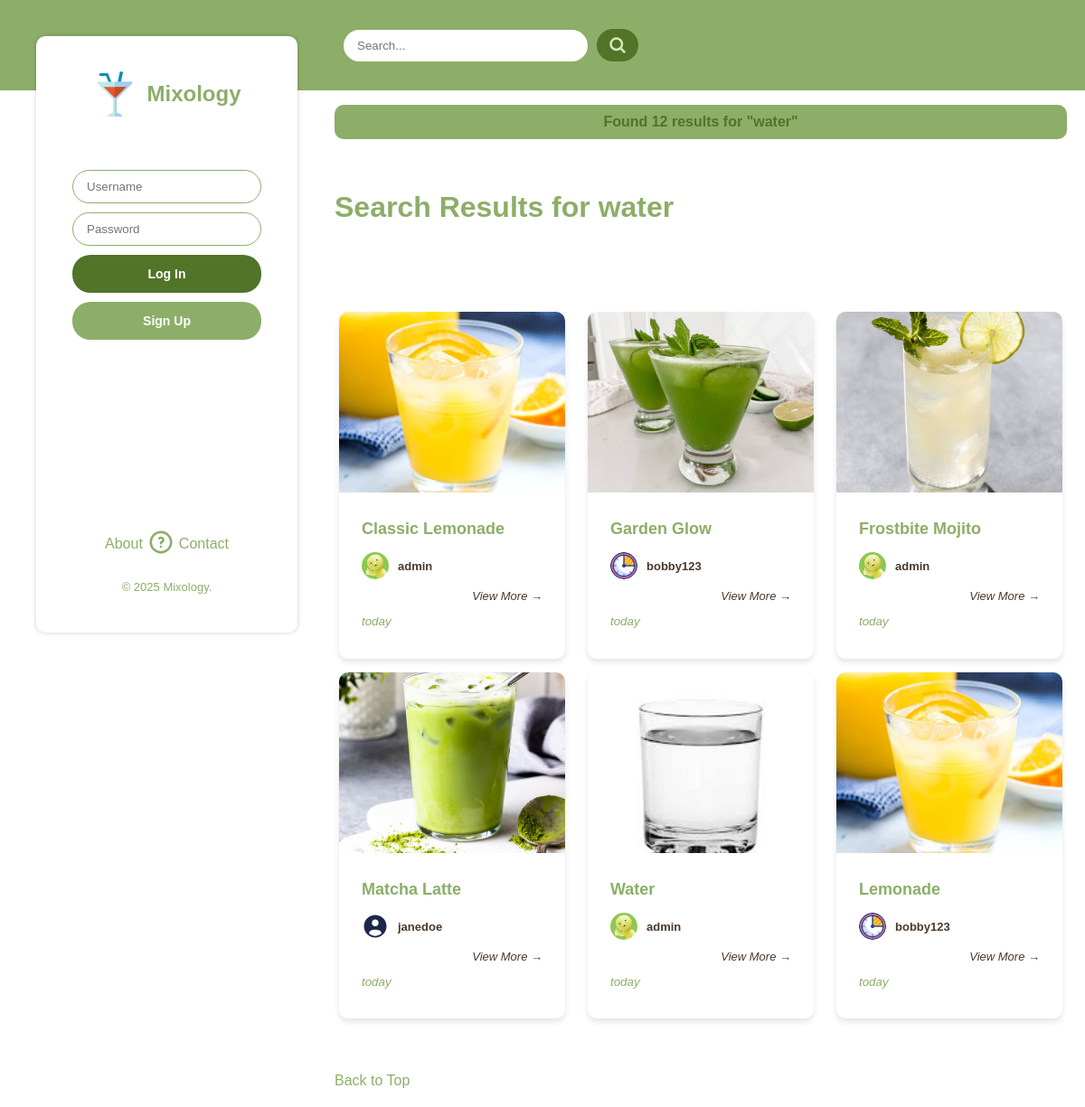
The app's page /search/?query=water with its own data.
### mixology/models.py (models this page shows, shortened)
class Drink(models.Model):
    class Status(models.TextChoices):
        DRAFT = 'DR', 'Draft'
        PUBLISHED = 'PU', 'Published'
        DELETED = 'DE', 'Deleted'
    name = models.CharField(max_length=200)
    poster = models.ForeignKey(UserProfile, on_delete=models.CASCADE, related_name='drinks')
    description = models.TextField(max_length=2000)
    instructions = models.TextField(max_length=2000)
    last_updated = models.DateTimeField(default=timezone.now)
    image = models.ImageField(upload_to='posts/', blank=True, null=True, default='mixology/static/assets/drink-default.jpg')
    ingredients = models.ManyToManyField(Ingredient, blank=True, related_name='drinks')
    status = models.CharField(max_length=2, choices=Status.choices, default=Status.DRAFT)
    class Meta:
        ordering = ['name']
    def get_image_url(self):
        return self.image.url

class UserProfile(models.Model):
    user = models.OneToOneField(User, unique=True, on_delete=models.CASCADE, related_name='profile', null=True, blank=True)
    bio = models.TextField(max_length=2000, blank=True)
    follows = models.ManyToManyField('self', symmetrical=False, related_name='followers', blank=True)
    pfp = models.ImageField(upload_to='profile_pics/', blank=True, null=True, default='profile_pics/user.svg')
    def get_pfp_url(self):
        return self.pfp.url

### mixology/views.py (the view)
# urls.py: path('search/', views.search, name='search'),
def search(request):
    active_nav_urls = get_nav_urls(request)
    query = request.GET.get('query')
    search_results = []
    if query:
        user_results = User.objects.filter(username__icontains=query)
        name_results = list(Drink.objects.filter(name__icontains=query, status=Drink.Status.PUBLISHED))
        ingredient_results = list(Drink.objects.filter(ingredients__name__icontains=query, status=Drink.Status.PUBLISHED))
        all_results = {drink.id: drink for drink in name_results + ingredient_results}
        search_results = sorted(all_results.values(), key=lambda d: d.last_updated, reverse=True)
        if not search_results and not user_results:
            messages.warning(request, f'No results found for "{query}"')
        else:
            messages.success(request, f'Found {len(search_results) + len(user_results) + len(ingredient_results)} results for "{query}"')
    else:
        messages.error(request, 'Please enter a search term.')
        return redirect('mixology:home')
    context = {
        'nav_urls': active_nav_urls,
        'query': query,
        'user_results': user_results,
        'post_results': search_results,
    }
    return render(request, 'mixology/search.html', context)

### mixology/views.py (called while the page is built)
def get_nav_urls(request):
    active_nav_urls = copy.deepcopy(nav_urls)
    if request.user.is_authenticated:
        active_nav_urls[2]['href'] = '/profile/' + request.user.username
        active_nav_urls[3]['href'] = '/collections/' + request.user.username
        active_nav_urls[4]['href'] = '/settings/' + str(request.user.profile.id)
    return active_nav_urls

### mixology/templates/mixology/search.html (shortened to what this page needs)
{% extends '../base.html' %}
{% load static %}
{% load humanize %}
{% block content %}
<div class="results-container">
    <h1>Search Results for {{ query }}</h1>
    <div class="results cards-container">
    </div>
    <div class="results cards-container">
        {% for drink in post_results %}
            <div class="card" href="/drink/{{ drink.id }}">
                <img class="card-img" src="{{ drink.get_image_url }}" alt="Drink Image" />
                <div class="card-content">
                <h2>{{ drink.name }}</h2>
                <a class="user-info" href="/profile/{{ drink.poster.user.username }}">
                    <img
                    class="icon user-icon"
                    src="{{ drink.poster.get_pfp_url }}"
                    alt="User Icon"
                    />
                    <p>{{ drink.poster.user.username }}</p>
                </a>
                <div class="view-more">
                    <a href="/drink/{{ drink.id }}">
                        View More &rarr;
                      </a>
                    <div>
                        <p>{{ drink.last_updated|naturalday }}</p>
                    </div>
                </div>
                </div>
            </div>
        {% endfor %}
    </div>
</div>
{% endblock %}

### mixology/static/css/base.css (style rules this page uses)
:root { --primary-color: #8CAE68; --secondary-color: #d4ebb9; --background-color: #FFFFFF; --dark-mode-background-color: #273E47; --text-color: #8CAE68; --accent-color: #4c382a; --btn-secondary: #517429; --success-color: #8CAE68; --success-text-color: #517429; --error-color: #f69e9e; --error-text-color: #512f2e; --warning-color: #f7c67d; --warning-text-color: #4c382a; }
body { margin: 0; background-color: var(--background-color); color: var(--text-color); width: 100%; height: 100%; overflow-x: hidden; font-family: 'Arial', sans-serif; }
p, a { font-family: 'Arial', sans-serif; text-decoration: none; color: var(--text-color); }
h1, h2, h3, h4, h5, h6 { font-family: 'Franklin Gothic Medium', 'Arial Narrow', Arial, sans-serif; color: var(--text-color) }
.icon { width: 30px; height: 30px; }
.content > * { padding: 20px 20px 20px 250px; }
.content > div { max-width: 60vw; }
.cards-container { display: grid; grid-template-columns: repeat(auto-fill, minmax(225px, 1fr)); gap: 15px; justify-content: center; justify-items: center; width: 100%; padding: 20px 0; margin-top: 15px; }
.card { background: white; border-radius: 10px; width: 100%; max-width: 250px; text-align: start; box-shadow: 0 4px 6px rgba(0, 0, 0, 0.1); overflow: hidden; display: flex; flex-direction: column; }
.card-img { width: 100%; height: auto; max-height: 200px; object-fit: cover; }
.card-content { padding: 20px 25px; }
.user-info { display: flex; align-items: center; gap: 10px; }
.user-icon { width: 30px; height: 30px; border-radius: 50%; border: 1px solid rgba(var(--secondary-color), 0.5); }
.user-info p { font-weight: bold; font-size: small; color: var(--accent-color); }
.card h2, .modal-content h2 { font-size: 18px; margin: 10px 0; }
.view-more { display: flex; flex-direction: column; text-align: right; margin-top: 5px; font-size: smaller; font-style: italic; color: var(--text-color); }
.view-more div { display: flex; justify-content: space-between; align-items: center; }
.view-more a { text-decoration: none; color: var(--accent-color); font-size: small; }
@media screen and (max-width: 1400px),
        screen and (max-height: 600px) { .content > div, form, .comment-form { max-width: 100%; } }

### records on screen
Drink: get_image_url (picture), name "Classic Lemonade", poster.get_pfp_url (picture), poster.user.username "admin", last_updated "today"
Drink: get_image_url (picture), name "Garden Glow", poster.get_pfp_url (picture), poster.user.username "bobby123", last_updated "today"
Drink: get_image_url (picture), name "Frostbite Mojito", poster.get_pfp_url (picture), poster.user.username "admin", last_updated "today"
Drink: get_image_url (picture), name "Matcha Latte", poster.get_pfp_url (placeholder picture), poster.user.username "janedoe", last_updated "today"
Drink: get_image_url (picture), name "Water", poster.get_pfp_url (picture), poster.user.username "admin", last_updated "today"
Drink: get_image_url (picture), name "Lemonade", poster.get_pfp_url (picture), poster.user.username "bobby123", last_updated "today"

### other values on screen
{{ message }} "Found 12 results for \"water\""
{{ query }} "water"
